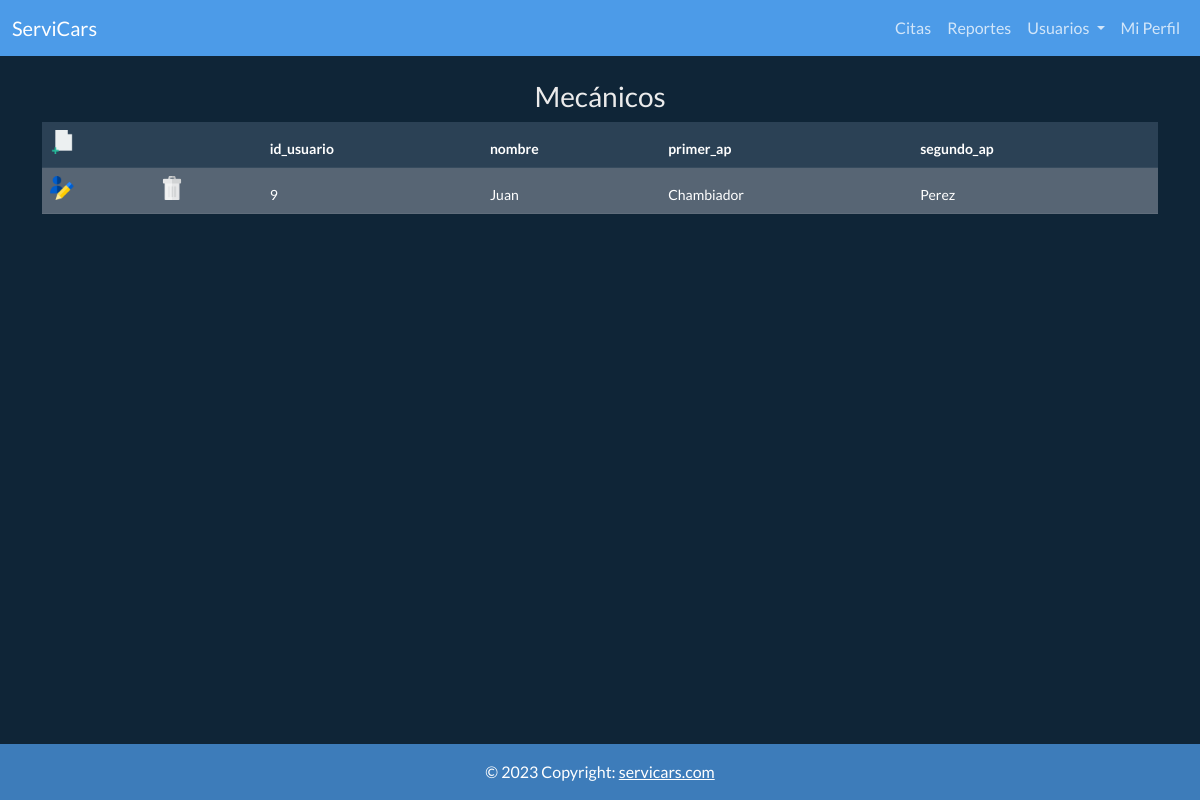
The app's page /admin/mecanicos.php, older data.
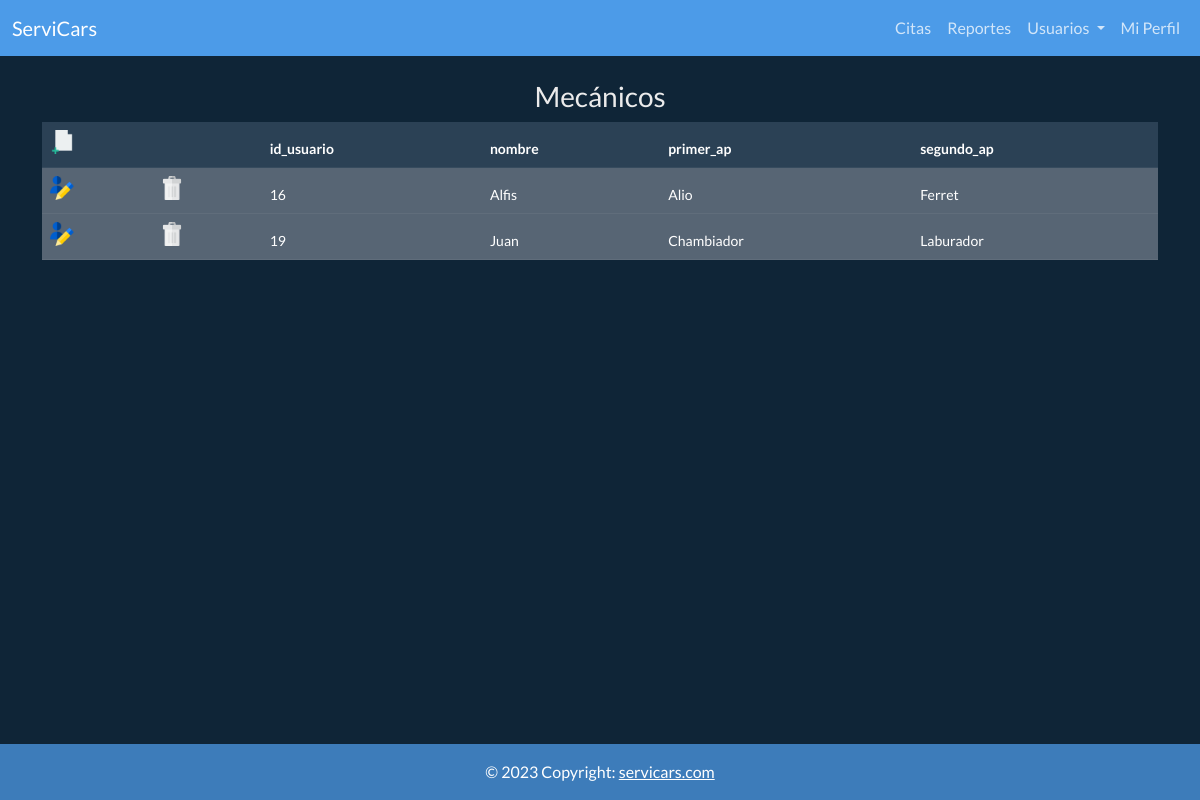
The same page, newer data.
### tables this page shows
CREATE TABLE `usuario_cat` (
  `id_usuario` int(11) NOT NULL,
  `nombre` varchar(200) NOT NULL,
  `primer_ap` varchar(200) NOT NULL,
  `segundo_ap` varchar(200) NOT NULL,
  `correo` varchar(200) NOT NULL,
  `contrasena` varchar(200) NOT NULL,
  `rol_fk` int(11) NOT NULL DEFAULT 1,
  `herramienta_fk` int(11) DEFAULT NULL
);

### class/classBD.php (called while the page is built, shortened)
<?php
class datosBase
{
    var $conexion;
    var $bloqueRegistros;
    function conecta()
    {
        $this->conexion = mysqli_connect("localhost", "root", "", "serviciomecanico");
    }
    function consulta($p_sql)
    {
        $this->bloqueRegistros = mysqli_query($this->conexion, $p_sql);
        if (strpos(strtoupper($p_sql), "INSERT") !== false);
        else
        if (strpos(strtoupper($p_sql), "SELECT") !== false) {
            $this->numeRegistros = mysqli_num_rows($this->bloqueRegistros);
            $this->numeColumnas = mysqli_num_fields($this->bloqueRegistros);
            for ($temp = 0; $temp < $this->numeColumnas; $temp++) {
                $this->nombColumnas[$temp] = mysqli_fetch_field_direct($this->bloqueRegistros, $temp);
            }
        }
    }
    function getRecord()
    {
        return mysqli_fetch_array($this->bloqueRegistros);
    }
}

### class/classMecanicos.php (the view, shortened to what this page needs)
<?php
include "classBD.php";
class Mecanicos extends datosBase
{
    function lista()
    {
        $this->consulta("SELECT id_usuario, nombre, primer_ap, segundo_ap FROM usuario_cat WHERE rol_fk = 7");
        $html = '<table class="table table-hover table-striped table-secondary">';
        $html .= '<thead><tr class="table-dark">
                            <td colspan="2">
                                <form method="post" action="mecanicos.php">
                                <input type="image" src ="../img/edit.webp" width="24px" />
                                <input type="hidden" name="accion" value="formNew"/>
                                </form>
                            </td>';
        for ($col = 0; $col < $this->numeColumnas; $col++) {
            $html .= '<th>' . $this->nombColumnas[$col]->name . '</th>';
        }
        $html .= '</tr>';
        for ($ren = 0; $ren < $this->numeRegistros; $ren++) {
            $html .= '<tr>';
            $datos = $this->getRecord();
            $html .= '<td>
                        <form method="post" action="../admin/mecanicos.php">
                        <input type="image" src="../img/user.webp" width="24px" />
                        <input type="hidden" name="id" value=' . $datos[0] . ' />
                        <input type="hidden" name="accion" value="formEdit"/>
                        </form>
                    </td>
                    <td>
                        <form method="post" action="../admin/mecanicos.php" onsubmit="return confirm(\'Estas seguro?\')">
                        <input type="image" src="../img/garbage.webp" width="24px"
                        />
                        <input type="hidden" name="id" value=' . $datos[0] . '  />
                        <input type="hidden" name="accion" value="borrar"/>
                        </form>
                    </td>';
            for ($col = 0; $col < $this->numeColumnas; $col++) {
                $html .= '<td>' . $datos[$col] . '</td>';
            }
            $html .= '</tr>';
        }
        $html .= '</table>';
        return $html;
    }
}
$objeMecanicos = new Mecanicos();

### admin/mecanicos.php (shortened to what this page needs)
<!DOCTYPE html>
<html lang="en">
<head>
    <link href="../css/bootstrap.css" media="screen" rel="stylesheet">
    <link rel="stylesheet" href="https://cdnjs.cloudflare.com/ajax/libs/font-awesome/6.0.0/css/all.min.css">
    <link rel="stylesheet" href="../css/footer.css" media="screen">
</head>
<body>
    <?php
    include "../menu/menu_admin.php";
    ?>
    <div class="text-center pt-4">
        <h3>Mecánicos</h3>
    </div>
    <div class="container">
        <?php
        include "../class/classMecanicos.php";
        if (isset($_POST['accion']) && isset($_POST['id'])) {
            echo $objeMecanicos->ejecuta($_POST['accion'], $_POST['id']);
        } else {
            if (isset($_POST['accion'])) {
                echo $objeMecanicos->ejecuta($_POST['accion']);
            } else
                echo $objeMecanicos->lista();
        }
        ?>
    </div>
    <?php
    include '../footer.php';
    ?>
</body>
</html>

### menu/menu_admin.php (shortened to what this page needs)
<!DOCTYPE html>
<html lang="en">
<head>
</head>
<body>
    <nav class="navbar navbar-expand-lg navbar-dark bg-primary">
        <div class="container-fluid">
            <a class="navbar-brand" href="#">ServiCars</a>
            <div class="collapse navbar-collapse" id="navbarNav">
                <ul class="navbar-nav ms-auto">
                    <li class="nav-item">
                        <a class="nav-link" aria-current="page" href="../admin/citas.php">Citas</a>
                    </li>
                    <li class="nav-item">
                        <a class="nav-link" href="../admin/reportes.php">Reportes</a>
                    </li>
                    <li class="nav-item dropdown">
                        <a class="nav-link dropdown-toggle" href="#" id="navbarDropdownMenuLink" data-bs-toggle="dropdown" aria-haspopup="true" aria-expanded="false">
                            Usuarios
                        </a>
                    </li>
                    <li class="nav-item">
                        <a class="nav-link" href="../admin/admin_perfil.php">Mi Perfil</a>
                    </li>
                </ul>
            </div>
        </div>
    </nav>
</body>
</html>

### footer.php
<footer id="footer" class="bg-primary text-center text-white">
    <div class="text-center p-3" style="background-color: rgba(0, 0, 0, 0.2);">
        © 2023 Copyright:
        <a class="text-white" href="#">servicars.com</a>
    </div>
</footer>

### css/footer.css (style rules this page uses)
body { display: flex; flex-direction: column; min-height: 100vh; }
#footer { margin-top: auto; }

Row changes from the older to the newer data that the page shows:
removed usuario_cat: id_usuario "9", nombre "Juan", primer_ap "Chambiador", segundo_ap "Perez"
added usuario_cat: id_usuario "16", nombre "Alfis", primer_ap "Alio", segundo_ap "Ferret"
added usuario_cat: id_usuario "19", nombre "Juan", primer_ap "Chambiador", segundo_ap "Laburador"
